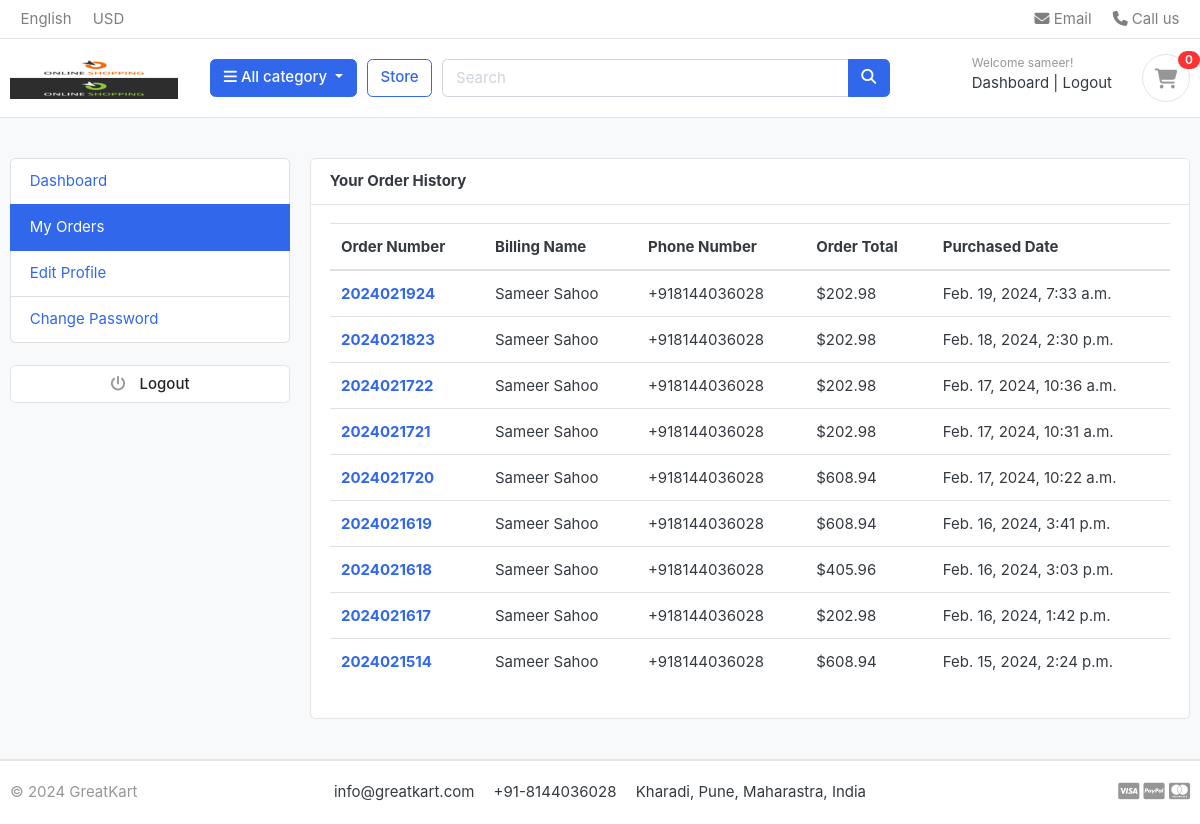
Page /accounts/my_orders/ (signed in) on the earlier database version.
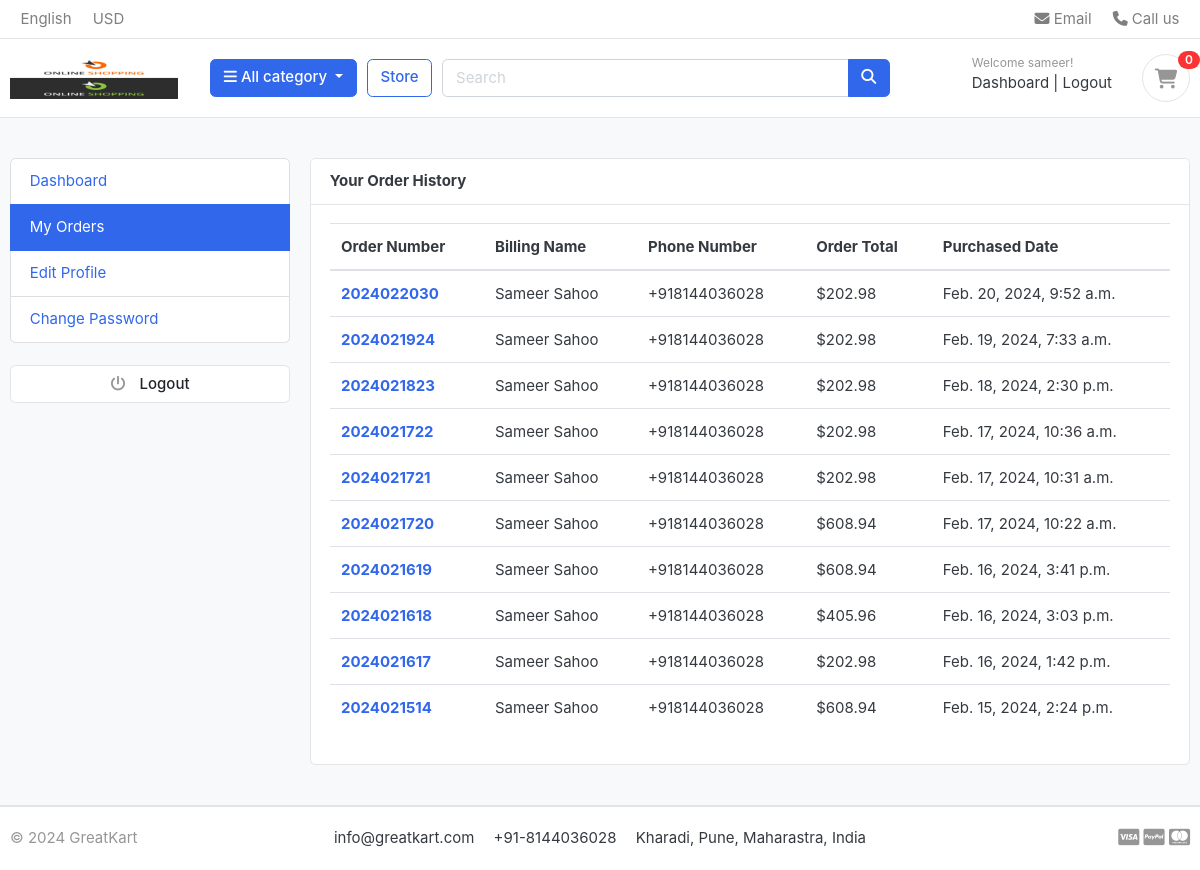
Same page on the later database version.
### orders/models.py (models this page shows, shortened)
class Order(models.Model):
    STATUS = (
        ('New', 'New'),
        ('Accepted', 'Accepted'),
        ('Completed', 'Completed'),
        ('Cancelled', 'Cancelled'),
    )
    user = models.ForeignKey(Account, on_delete=models.SET_NULL, null=True)
    payment = models.ForeignKey(Payment, on_delete=models.SET_NULL, blank=True, null=True)
    order_number = models.CharField(max_length=100)
    first_name = models.CharField(max_length=100)
    last_name = models.CharField(max_length=100)
    phone = models.CharField(max_length=100)
    email = models.EmailField(max_length=100)
    address_line_1 = models.CharField(max_length=100)
    address_line_2 = models.CharField(max_length=100, blank=True)
    country = models.CharField(max_length=100)
    state = models.CharField(max_length=100)
    city = models.CharField(max_length=100)
    pincode = models.CharField(max_length=100)
    order_note = models.CharField(max_length=100, blank=True)
    order_total = models.FloatField() # this is grand total (total + tax)
    tax = models.FloatField()
    status = models.CharField(max_length=100, choices=STATUS, default='New')
    ip = models.CharField(max_length=100, blank=True)
    is_ordered = models.BooleanField(default=False)
    created_at = models.DateTimeField(auto_now_add=True)
    updated_at = models.DateTimeField(auto_now=True)
    def full_name(self):
        return self.first_name + ' ' + self.last_name

### accounts/views.py (the view)
# urls.py: path('my_orders/', my_orders, name='my_orders'),
@login_required(login_url='login')
def my_orders(request):
    orders = Order.objects.filter(user=request.user, is_ordered=True).order_by('-created_at') # - will give in descending order
    context = {
        'orders': orders
    }
    return render(request, 'accounts/my_orders.html', context)

### carts/context_processors.py (called while the page is built)
def carts_count(request):
    total_count = 0
    if 'admin' in request.path:
        return {}
    else:
        try:
            cart = Cart.objects.filter(cart_id=get_cart_id(request))
            if request.user.is_authenticated:
                cart_items = CartItem.objects.all().filter(user=request.user)
            else:
                cart_items = CartItem.objects.filter(cart=cart[:1])
            for cart_item in cart_items:
                total_count += cart_item.quantity
        except Cart.DoesNotExist:
            total_count = 0
        return dict(total_count=total_count)

### carts/views.py (called while the page is built)
def get_cart_id(request): #cart_id is nothing but the session id which we can use to add items in a cart
    cart_id = request.session.session_key #get the session id
    if not cart_id:
        cart_id = request.session.create() #create new session id if not present
    return cart_id

### category/context_processors.py (called while the page is built)
def select_category(request):
    categories = Category.objects.all()
    return dict(categories=categories)

### category/models.py (called while the page is built)
    def get_url(self):
        return reverse('products_by_category', args=[self.slug])

### templates/accounts/my_orders.html (shortened to what this page needs)
{% extends 'base.html' %}
{% block content %}
<section class="section-conten padding-y bg">
    <div class="container">
        <div class="row">
        {% include 'includes/dashboard_sidebar.html' %}
        <main class="col-md-9">
            <article class="card">
            <header class="card-header">
                <strong class="d-inline-block mr-3">Your Order History </strong>
            </header>
            <div class="card-body">
                <div class="row">
                    <div class="col-md-12">
                        <table class="table table-hover">
                            <thead>
                              <tr>
                                <th scope="col">Order Number</th>
                                <th scope="col">Billing Name</th>
                                <th scope="col">Phone Number</th>
                                <th scope="col">Order Total</th>
                                <th scope="col">Purchased Date</th>
                              </tr>
                            </thead>
                            <tbody>
                              {% for order in orders %}
                                <tr>
                                    <th scope="row"><a href="{% url 'order_detail' order.order_number %}">{{ order.order_number }}</a></th>
                                    <td>{{ order.full_name }}</td>
                                    <td>{{ order.phone }}</td>
                                    <td>${{ order.order_total }}</td>
                                    <td>{{ order.created_at }}</td>
                                </tr>
                              {% endfor %}
                            </tbody>
                          </table>
                    </div>
                </div>
            </div>
            </article>
        </main>
    </div>
    </div>
    </section>
{% endblock %}

Differences in the rows shown:
added Order: order_number "2024022030", full_name "Sameer Sahoo", phone "+918144036028", order_total "202.98", created_at "Feb. 20, 2024, 9:52 a.m."
